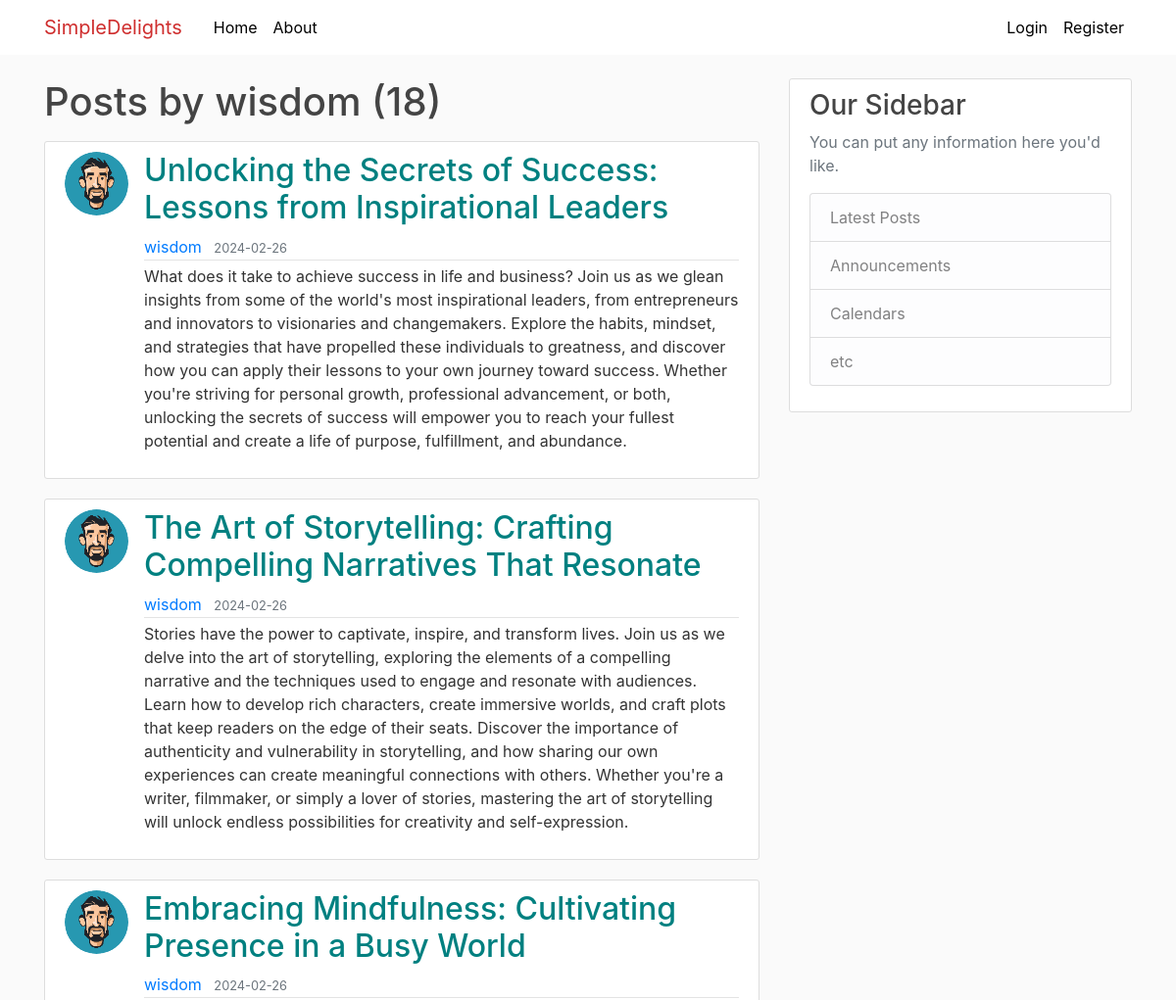
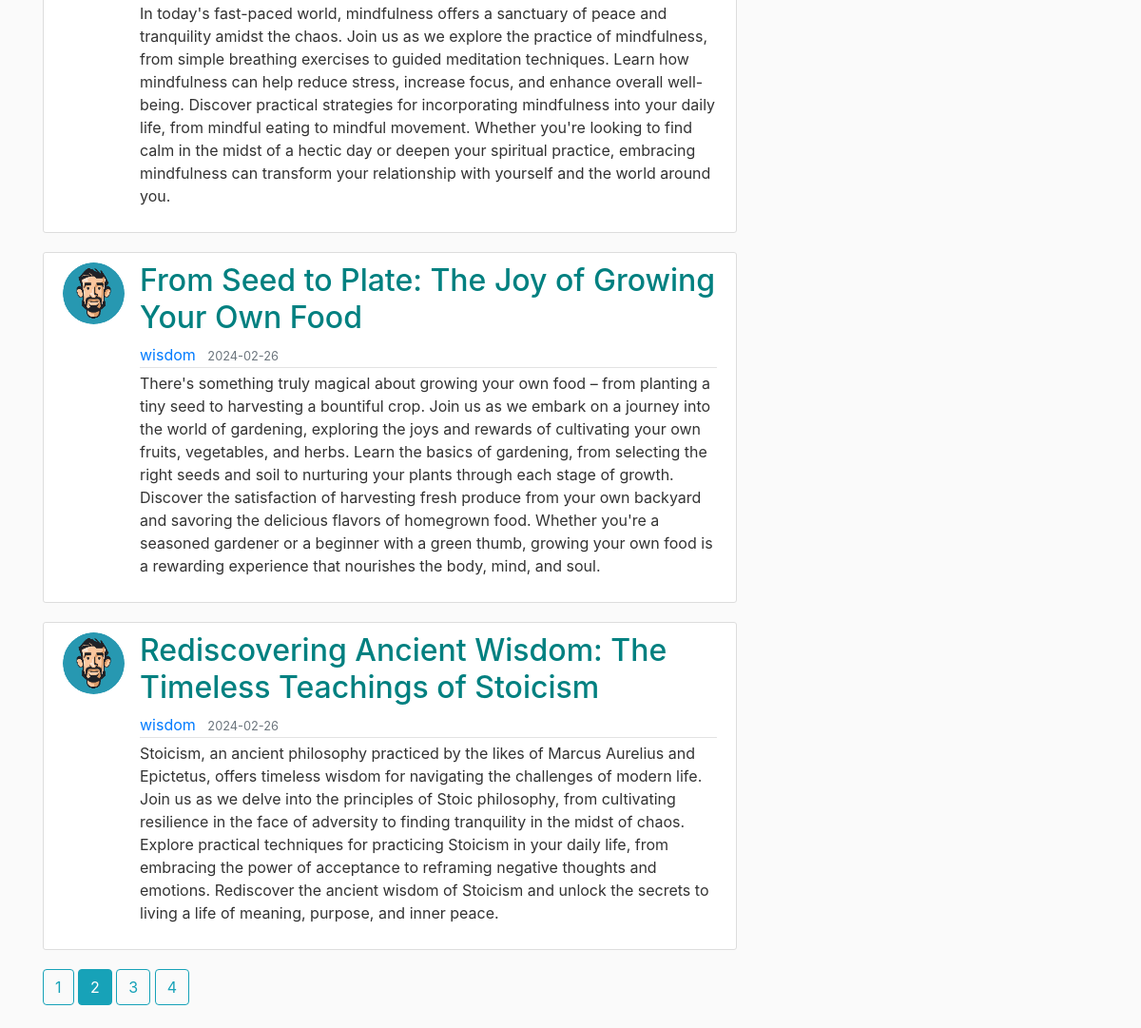
Page /user/wisdom?page=2 on the committed database (2 pictures, top to bottom).
### flaskblog/models.py (models this page shows, shortened)
class User(db.Model, UserMixin):
    id = db.Column(db.Integer, primary_key=True)
    username = db.Column(db.String(20), unique=True, nullable=False)
    email = db.Column(db.String(120), unique=True, nullable=False)
    image_file = db.Column(db.String(20), nullable=False, default='default.jpg')
    password = db.Column(db.String(60), nullable=False)
    posts = db.relationship('Post', backref='author', lazy=True)

class Post(db.Model):
    id = db.Column(db.Integer, primary_key=True)
    title = db.Column(db.String(100), nullable=False)
    date_posted = db.Column(db.DateTime, nullable=False, default=datetime.utcnow)
    content = db.Column(db.Text, nullable=False)
    user_id = db.Column(db.Integer, db.ForeignKey('user.id'), nullable='False')

### flaskblog/users/routes.py (the view)
@users.route("/user/<string:username>")
def user_posts(username):
    page = request.args.get('page', 1, type=int)
    user = User.query.filter_by(username=username).first_or_404()
    posts = Post.query.filter_by(author=user)\
        .order_by(Post.date_posted.desc())\
        .paginate(page=page, per_page=5)
    return render_template('user_posts.html', posts=posts, user=user)

### flaskblog/templates/user_posts.html
{% extends "layout.html" %}
{% block content %}
    <h1 class="mb-3">Posts by {{ user.username }} ({{ posts.total }})</h1>
    {% for post in posts.items %}
        <article class="media content-section">
          <img class="rounded-circle article-img" src="{{ url_for('static', filename='profile_pics/' + post.author.image_file) }}">
          <div class="media-body">
            <h2><a class="article-title" href="{{ url_for('posts.post', post_id=post.id) }}">{{ post.title }}</a></h2>
            <div class="article-metadata">
              <a class="mr-2" href="{{ url_for('users.user_posts', username=post.author.username) }}">{{ post.author.username }}</a>
              <small class="text-muted">{{ post.date_posted.strftime('%Y-%m-%d') }}</small>
            </div>
            <p class="article-content">{{ post.content }}</p>
          </div>
        </article>
    {% endfor %}
    {% for page_num in posts.iter_pages(left_edge=1, right_edge=1, left_current=1, right_current=2) %}
      {% if page_num %}
        {% if posts.page == page_num %}
          <a class="btn btn-info mb-4" href="{{ url_for('users.user_posts', username=user.username, page=page_num) }}">{{ page_num }}</a>
        {% else %}
          <a class="btn btn-outline-info mb-4" href="{{ url_for('users.user_posts', username=user.username, page=page_num) }}">{{ page_num }}</a>
        {% endif %}
      {% else %}
        ...
      {% endif %}
    {% endfor %}
{% endblock content %}

### flaskblog/static/main.css (style rules this page uses)
body { background: #fafafa; color: #333333; margin-top: 5rem; }
h1, h2, h3, h4, h5, h6 { color: #444444; }
.content-section { background: #ffffff; padding: 10px 20px; border: 1px solid #dddddd; border-radius: 3px; margin-bottom: 20px; }
.article-title { color: #008080; }
.article-content { white-space: pre-line; }
.article-img { height: 65px; width: 65px; margin-right: 16px; }
.article-metadata { padding-bottom: 1px; margin-bottom: 4px; border-bottom: 1px solid #e3e3e3; }

### rows in the picture
User: username "wisdom"
Post: image_file (picture), title "Unlocking the Secrets of Success: Lessons from Inspirational Leaders", author.username "wisdom", date_posted "2024-02-26", content "What does it take to achieve success in life and business? Join us as we glean insights from some of the world's most inspirational leaders, from entrepreneurs and innovators to visionaries and changemakers. Explore the habits, mindset, and strategies that have propelled these individuals to greatness, and discover how you can apply their lessons to your own journey toward success. Whether you're striving for personal growth, professional advancement, or both, unlocking the secrets of success will empower you to reach your fullest potential and create a life of purpose, fulfillment, and abundance."
Post: image_file (picture), title "The Art of Storytelling: Crafting Compelling Narratives That Resonate", author.username "wisdom", date_posted "2024-02-26", content "Stories have the power to captivate, inspire, and transform lives. Join us as we delve into the art of storytelling, exploring the elements of a compelling narrative and the techniques used to engage and resonate with audiences. Learn how to develop rich characters, create immersive worlds, and craft plots that keep readers on the edge of their seats. Discover the importance of authenticity and vulnerability in storytelling, and how sharing our own experiences can create meaningful connections with others. Whether you're a writer, filmmaker, or simply a lover of stories, mastering the art of storytelling will unlock endless possibilities for creativity and self-expression."
Post: image_file (picture), title "Embracing Mindfulness: Cultivating Presence in a Busy World", author.username "wisdom", date_posted "2024-02-26", content "In today's fast-paced world, mindfulness offers a sanctuary of peace and tranquility amidst the chaos. Join us as we explore the practice of mindfulness, from simple breathing exercises to guided meditation techniques. Learn how mindfulness can help reduce stress, increase focus, and enhance overall well-being. Discover practical strategies for incorporating mindfulness into your daily life, from mindful eating to mindful movement. Whether you're looking to find calm in the midst of a hectic day or deepen your spiritual practice, embracing mindfulness can transform your relationship with yourself and the world around you."
Post: image_file (picture), title "From Seed to Plate: The Joy of Growing Your Own Food", author.username "wisdom", date_posted "2024-02-26", content "There's something truly magical about growing your own food – from planting a tiny seed to harvesting a bountiful crop. Join us as we embark on a journey into the world of gardening, exploring the joys and rewards of cultivating your own fruits, vegetables, and herbs. Learn the basics of gardening, from selecting the right seeds and soil to nurturing your plants through each stage of growth. Discover the satisfaction of harvesting fresh produce from your own backyard and savoring the delicious flavors of homegrown food. Whether you're a seasoned gardener or a beginner with a green thumb, growing your own food is a rewarding experience that nourishes the body, mind, and soul."
Post: image_file (picture), title "Rediscovering Ancient Wisdom: The Timeless Teachings of Stoicism", author.username "wisdom", date_posted "2024-02-26", content "Stoicism, an ancient philosophy practiced by the likes of Marcus Aurelius and Epictetus, offers timeless wisdom for navigating the challenges of modern life. Join us as we delve into the principles of Stoic philosophy, from cultivating resilience in the face of adversity to finding tranquility in the midst of chaos. Explore practical techniques for practicing Stoicism in your daily life, from embracing the power of acceptance to reframing negative thoughts and emotions. Rediscover the ancient wisdom of Stoicism and unlock the secrets to living a life of meaning, purpose, and inner peace."

### other values in the picture
{{ posts.total }} "18"
{{ page_num }} "1" "3" "4"
{{ page_num }} "2"
